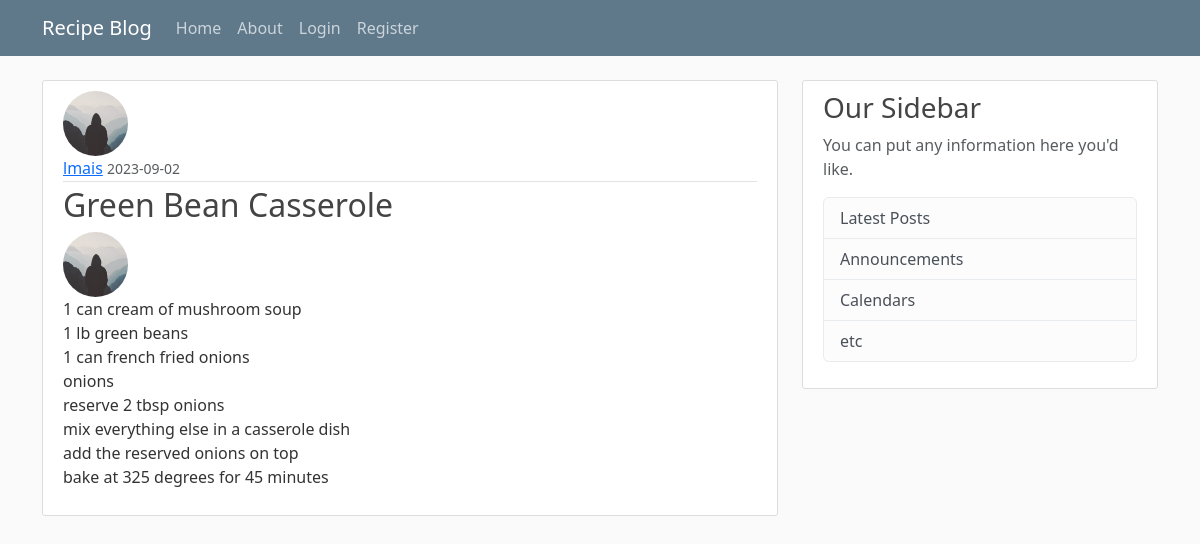
/post/1, run on the app's committed database.
### recipeblog/models.py (models this page shows, shortened)
class User(db.Model, UserMixin):
    id = db.Column(db.Integer, primary_key=True)
    username = db.Column(db.String(20), unique=True, nullable=False)
    email = db.Column(db.String(120), unique=True, nullable=False)
    image = db.Column(db.String(20), nullable=False, default='default.jpg')
    password = db.Column(db.String(60), nullable=False)
    posts = db.relationship('Post', backref='author', lazy=True)

class Post(db.Model):
    id = db.Column(db.Integer, primary_key=True)
    title = db.Column(db.String(100), nullable=False)
    date_posted = db.Column(db.DateTime, nullable=False,
                            default=datetime.utcnow)
    content = db.Column(db.Text, nullable=False)
    image = db.Column(db.String(20), nullable=False, default='default_image.jpg')
    user_id = db.Column(db.Integer, db.ForeignKey('user.id'), nullable=False)

### recipeblog/routes.py (the view)
@app.route("/post/<int:post_id>")
def post(post_id):
    post = Post.query.get_or_404(post_id)
    return render_template('post.html', title=post.title, post=post)

### recipeblog/templates/post.html (shortened to what this page needs)
{% extends "layout.html" %}
{% block content %}
<article class="media content-section">
    <img class="rounded-circle article-img"
        src=" {{ url_for('static', filename='profile_pics/' + post.author.image)  }}">
    <div class="media-body">
        <div class="article-metadata">
            <a class="mr-2" href="#">{{ post.author.username }}</a>
            <small class="text-muted">{{ post.date_posted.strftime('%Y-%m-%d') }}</small>
        </div>
        <h2 class="article-title">{{ post.title }}</h2>
        <img class="rounded-circle article-img" src=" {{ url_for('static', filename='recipe_pics/' + post.image)  }}">
        <p class="article-content">{{ post.content }}</p>
    </div>
</article>
{% endblock content %}

### recipeblog/static/main.css (style rules this page uses)
body { background: #fafafa; color: #333333; margin-top: 5rem; }
h1, h2, h3, h4, h5, h6 { color: #444444; }
.content-section { background: #ffffff; padding: 10px 20px; border: 1px solid #dddddd; border-radius: 3px; margin-bottom: 20px; }
.article-title { color: #444444; }
.article-content { white-space: pre-line; }
.article-img { height: 65px; width: 65px; margin-right: 16px; }
.article-metadata { padding-bottom: 1px; margin-bottom: 4px; border-bottom: 1px solid #e3e3e3 }

### data on the page
User: image (placeholder picture), author.username "lmais"
Post: date_posted "2023-09-02", title "Green Bean Casserole", image (placeholder picture), content "1 can cream of mushroom soup 1 lb green beans 1 can french fried onions onions reserve 2 tbsp onions mix everything else in a casserole dish add the reserved onions on top bake at 325 degrees for 45 minutes"
